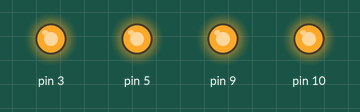
The sketch below on a simulated Arduino Uno, built with avr-gcc and run on an emulated ATmega328P. On the bench: output pins drawn as LEDs (lit = HIGH).

Above: at 0.1 s.
Timing chart, 0 to 1.6 s (numbered marks = the images above):
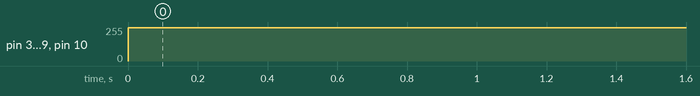

The sketch:

sketch_dec18a.ino
```cpp
void setup() {
  // put your setup code here, to run once:

}

void loop() {
   digitalWrite(12,HIGH);//SLPD
digitalWrite(6,HIGH);//SLPT
digitalWrite(7,LOW);//DIRAD
digitalWrite(8,HIGH);//DIRBD
digitalWrite(2,LOW);//DIRAt
digitalWrite(4,HIGH);//DIRBT
analogWrite(3,250);//PWMAT
analogWrite(5,250);//PWMBT
analogWrite(9,250);//PWMAD
analogWrite(10,250);//PWMBD // put your main code here, to run repeatedly:

}
```

Measured:
- by itself, pin 3, pin 5, pin 9, pin 10: 0/255 → 250/255 at 0.00 s
